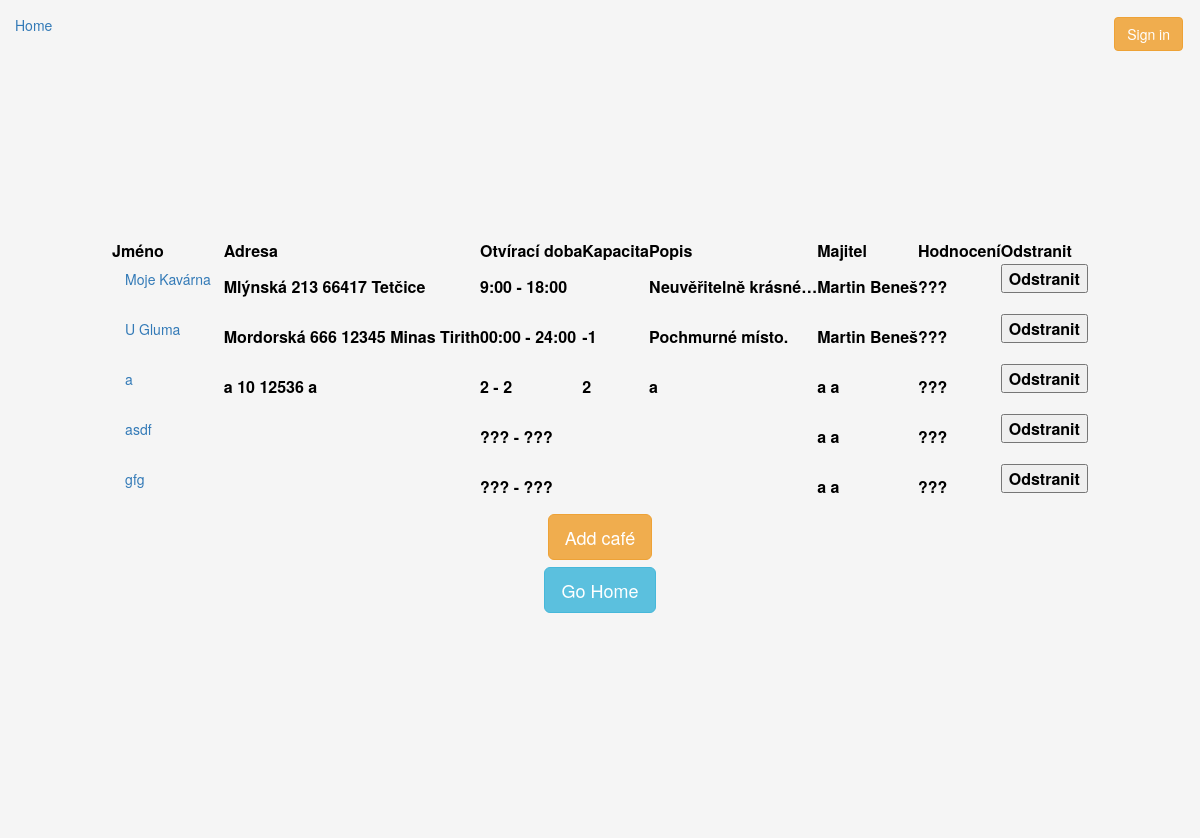
/cafes/, run on an earlier commit of the app's database.
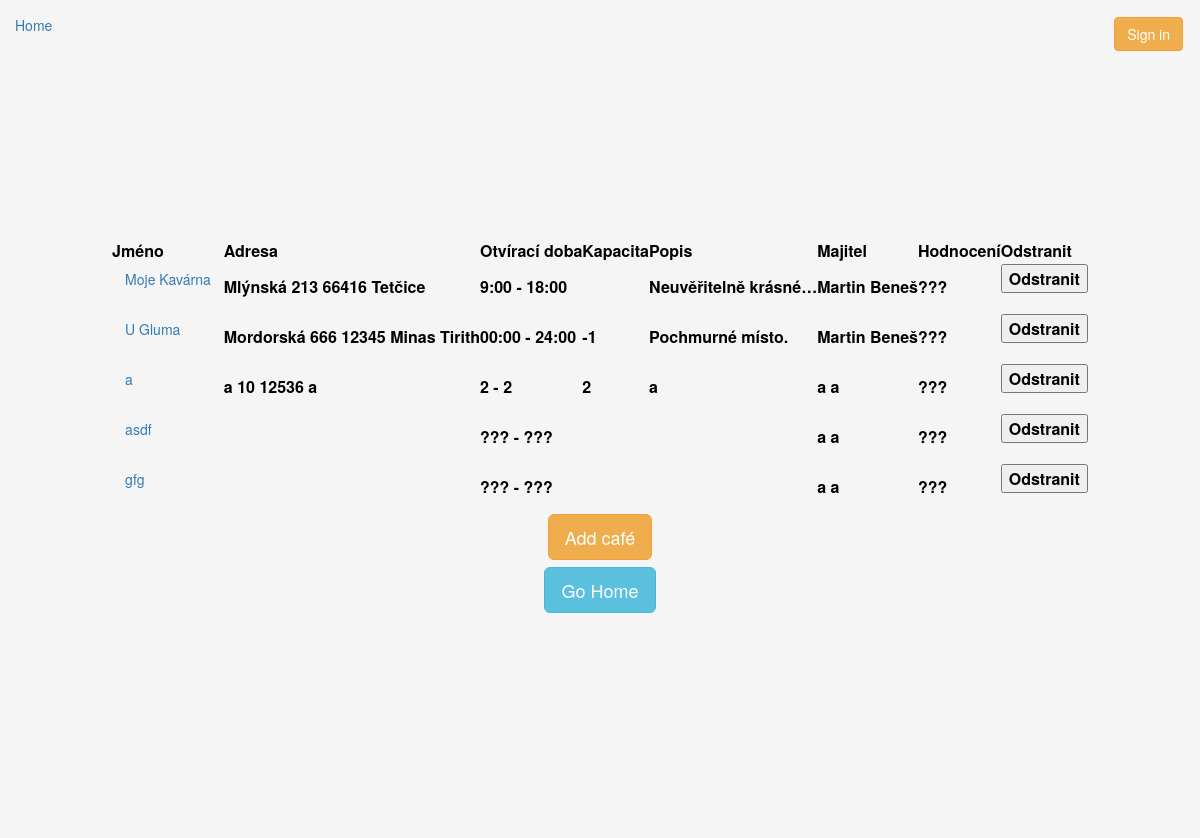
And on a later commit of the database.
### kavarna/models.py (models this page shows, shortened)
class Cafe(models.Model):
    name = models.CharField(max_length=64)
    street = models.CharField(max_length=64, blank=True, default='')
    housenumber = models.PositiveIntegerField(blank=True, default=0) # needs to be changed
    city = models.CharField(max_length=64, blank=True, default='')
    psc = models.CharField(max_length=64, blank=True, default='')
    opensAt = models.CharField(max_length=64, blank=True, default='')
    closesAt = models.CharField(max_length=64, blank=True, default='')
    capacity = models.PositiveSmallIntegerField(blank=True, default=0)
    description = models.TextField(blank=True, default='')
    owner = models.ForeignKey(User, on_delete=models.CASCADE)
    offers_coffee = models.ManyToManyField(Coffee)

### kavarna/views.py (the view)
# urls.py: path('cafes/', views.cafes, name='cafes'),
def cafes(request):
    d = generateDict(request)
    if 'message' in d:
        return errLogout(request, d)
    if request.method == 'POST':
        pk = request.POST.get('pk')
        models.Cafe.objects.get(pk=pk).delete()
        return HttpResponseRedirect('')
    d['cafes_list'] = models.Cafe.objects.all()
    d['users_list'] = User.objects.all()
    d['drinkers_list'] = models.Drinker.objects.all()
    return render(request, "cafes.html", d)

### kavarna/core.py (called while the page is built)
def generateDict(request):
    try:
        email = request.COOKIES['user']
        if User.objects.get(email=email) != None:
            d = {'loggeduser'    : User.objects.get(email=email),
                 'loggeddrinker' : models.Drinker.getData(email) }
        else:
            d = {'message'   : 'Unknown user'}
    except:
        d = {}
    d['key'] = request.GET.get('key', '')
    return d

### kavarna/templates/cafes.html (shortened to what this page needs)
{% extends "titlepage.html" %}
{% block content %}
<table>
    <tr>
        <th>Jméno</th>
        <th>Adresa</th>
        <th>Otvírací doba</th>
        <th>Kapacita</th>
        <th>Popis</th>
        <th>Majitel</th>
        <th>Hodnocení</th>
        <th>Odstranit</th>
    </tr>
    {% for a in cafes_list %}
    <tr>
        <th>
            <form method="get" action="/cafe">
                <button class="btn btn-link" type="Submit">{{a.name}}</button>
            </form>
        </th>
        <th>{{a.street|default:""}} {{a.housenumber|default:""}} {{a.psc|default:""}} {{a.city|default:""}}</th>
        <th>{{a.opensAt|default:"???"}} - {{a.closesAt|default:"???"}}</th>
        <th>{{a.capacity|default:""}}</th>
        <th>{{a.description|default:""|truncatechars:20}}</th>
        <th>{{a.owner.first_name}} {{a.owner.last_name}}</th>
        <th>???</th>
        <th>
            <form method="post" action="">{% csrf_token %}
                <button type="Submit">Odstranit</button>
            </form>
        </th>
    </tr>
    {% endfor %}
</table>
<div class="row hcentralize">
    <a href="{% url 'addcafe' %}"><button class="btn btn-lg btn-warning" type="submit">Add café</button></a>
</div>
<div class="row hcentralize">
    <a href="{% url '' %}"><button class="btn btn-lg btn-info" type="submit">Go Home</button></a>
</div>
{% endblock %}

What changed in the data, as far as the page shows it:
changed Cafe "Mlýnská": psc "66417" → "66416"
